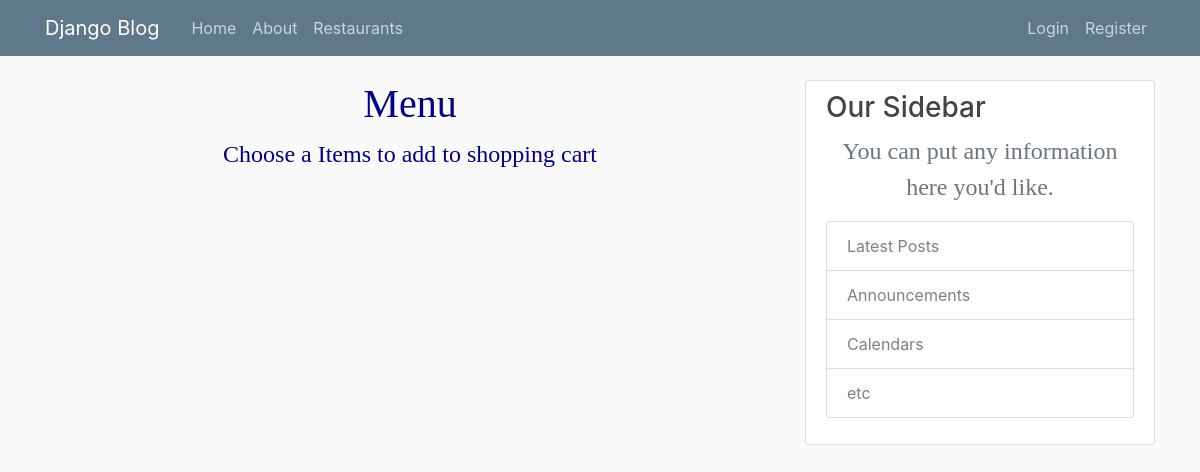
Page /menuS/ on the earlier database version.
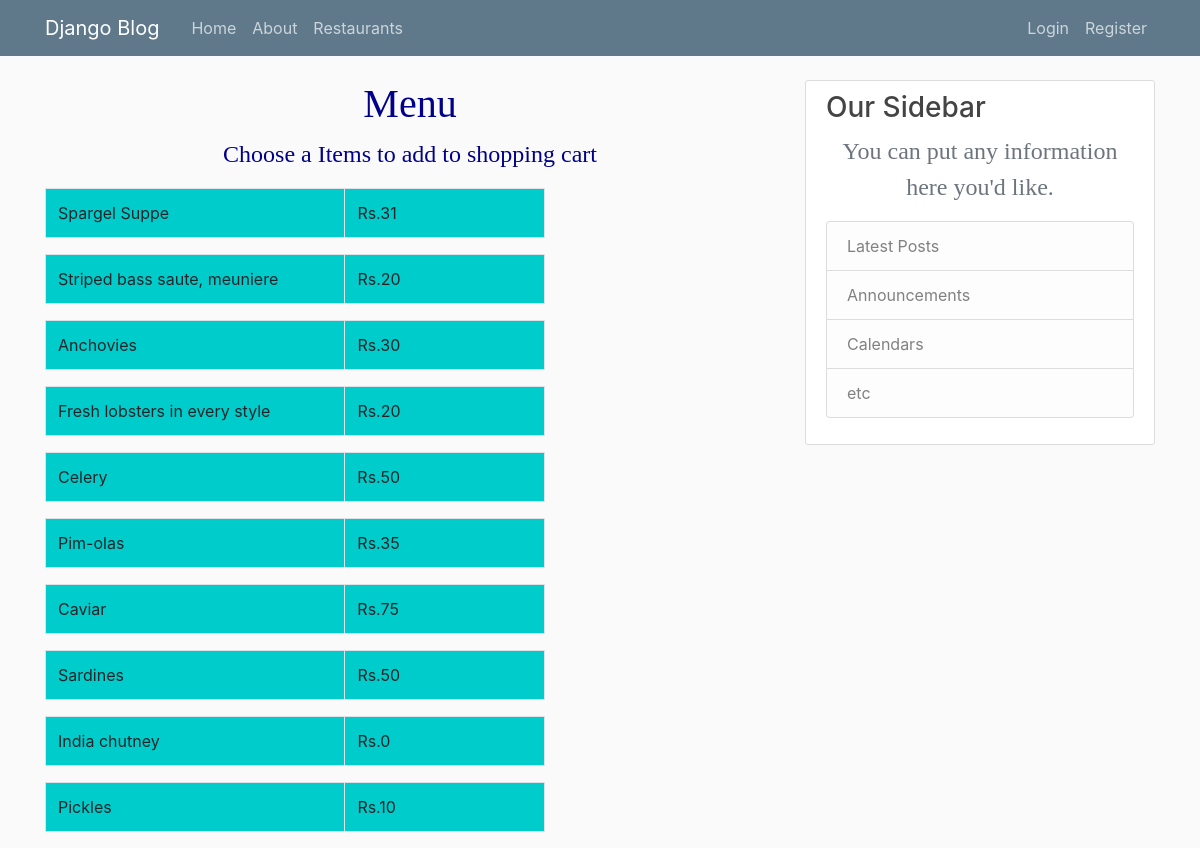
Same page on the later database version.
### blog/models.py (models this page shows, shortened)
class Menu2(models.Model):
	name=models.CharField(max_length=100)
	price=models.IntegerField()
	restaurant=models.CharField(max_length=100)

### blog/views.py (the view)
# urls.py: path('menuS/', views.menuS, name='blog-menuS'),
def menuS(request):
	context2={
	'dishes':Menu2.objects.all(),
	'rests':Post1.objects.all()
	}
	return render(request, 'blog/menuS.html',context2)

### blog/templates/blog/menuS.html
{% extends "blog/base.html" %}
{%block content %}
<h1>Menu</h1>
<p> Choose a Items to add to shopping cart</p>
<div class="table table-hover">
      {% for dish in dishes  %}
          {% if dish.restaurant == 'Le Petit Souffle' %}
  <table class="table table-bordered" style ="width: 500px; background-color: #00cccc;">
    <tbody>
      <tr>
        <td style ="width: 300px; background-color: #00cccc;">{{dish.name}}</td>
        <td style ="width: 200px; background-color: #00cccc;">Rs.{{dish.price}}</td>
      </tr>
    </tbody>
  </table>
    {% endif %}
  {% endfor %}
</div>
</body>
</html>
{% endblock content %}

Differences in the rows shown:
added Menu2: name "Spargel Suppe", price "31"
added Menu2: name "Striped bass saute, meuniere", price "20"
added Menu2: name "Anchovies", price "30"
added Menu2: name "Fresh lobsters in every style", price "20"
added Menu2: name "Celery", price "50"
added Menu2: name "Pim-olas", price "35"
added Menu2: name "Caviar", price "75"
added Menu2: name "Sardines", price "50"
added Menu2: name "India chutney", price "0"
added Menu2: name "Pickles", price "10"
